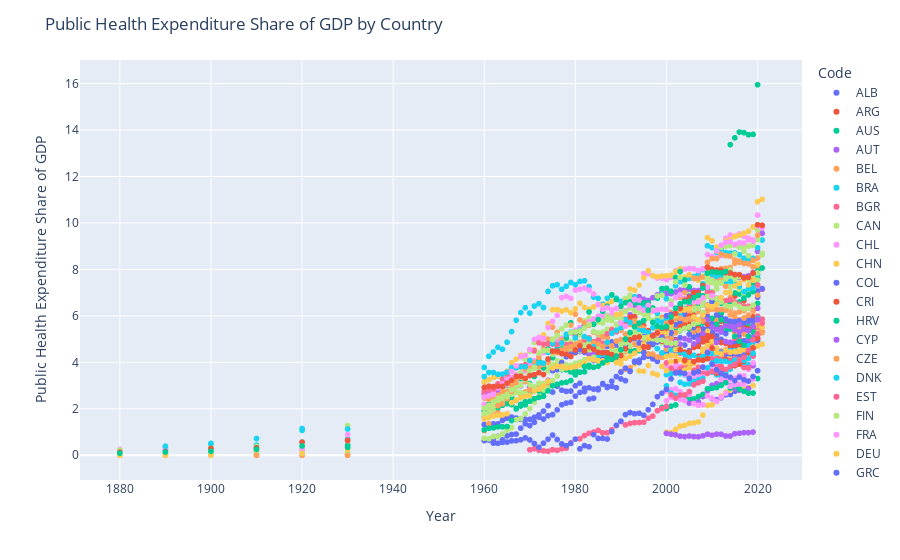

Notebook source saved alongside this figure:
### Code cell
# Convert the 'Year' column to datetime
data['Year'] = pd.to_datetime(data['Year'], format='%Y')

# Set up the interactive scatter plot using Plotly Express
fig = px.scatter(data, x='Year', y='public_health_expenditure_pc_gdp', color='Code', hover_data=['Code'])

# Set the x-axis and y-axis labels
fig.update_xaxes(title_text='Year')
fig.update_yaxes(title_text='Public Health Expenditure Share of GDP')

# Set the title
fig.update_layout(title_text='Public Health Expenditure Share of GDP by Country')

# Show the interactive scatter plot
fig.show()
